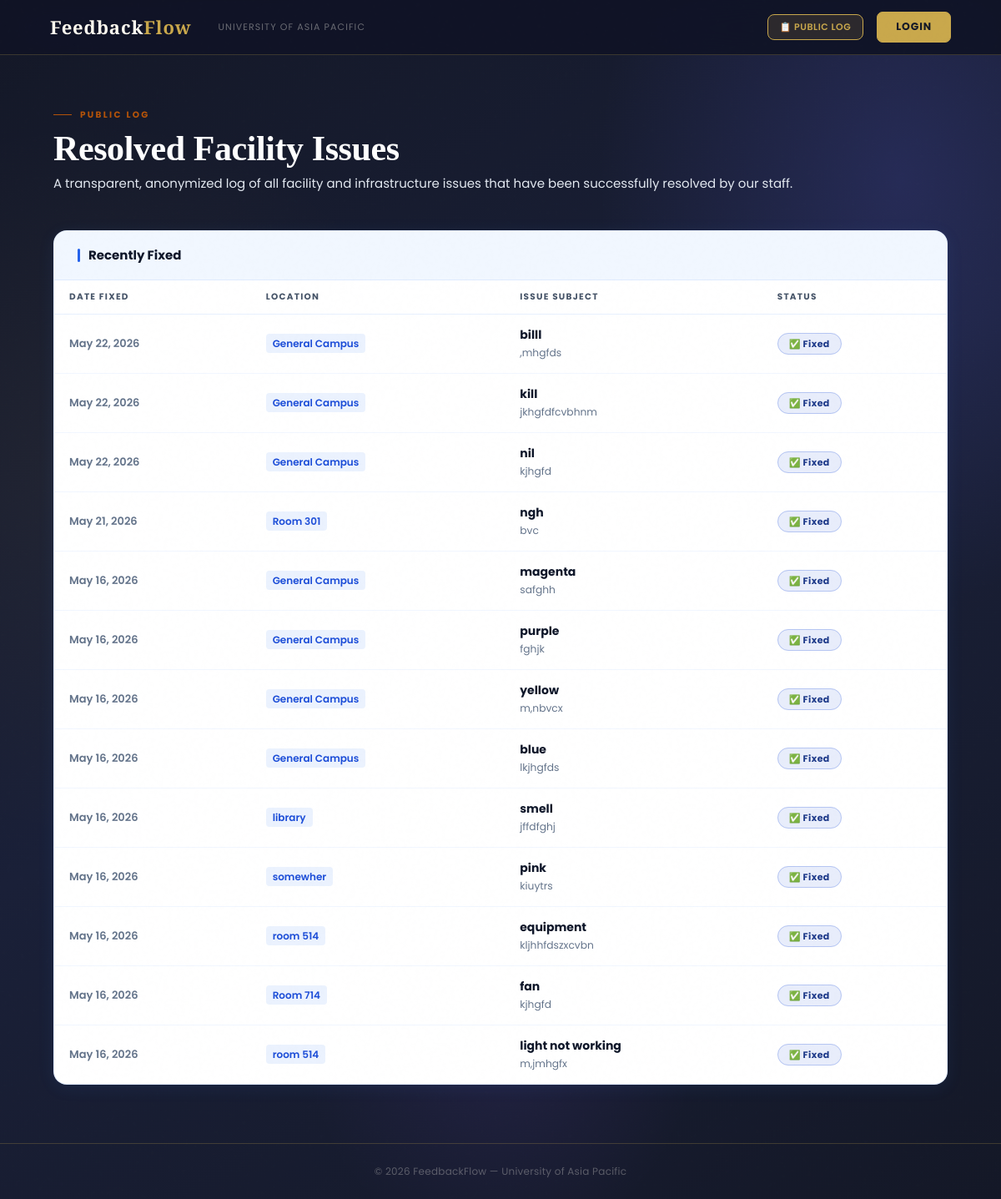
The page /complaints/public-log/ on the database its author committed.
### complaints/models.py (models this page shows, shortened)
class Complaint(models.Model):
    COMPLAINT_TYPE_CHOICES = (
        ('Faculty',  'Complaint about Faculty'),
        ('HOD',      'Complaint about HOD'),
        ('Staff',    'Complaint about Staff'),
        ('Facility', 'Facility Issue'),
        ('Advice',   'General Advice'),
        ('Opinion',  'Suggestion'),
    )
    STATUS_CHOICES = (
        ('Pending',             'Pending Review'),
        ('Under Investigation', 'Under Investigation'),
        ('Findings Submitted',  'Findings Submitted'),
        ('Resolved',            'Resolved'),
        ('Escalated',           'Escalated to Higher Authority'),
    )
    PRIORITY_CHOICES = (
        ('Low',    'Low'),
        ('Medium', 'Medium'),
        ('High',   'High'),
        ('Urgent', 'Urgent'),
    )
    student             = models.ForeignKey(settings.AUTH_USER_MODEL, on_delete=models.CASCADE, related_name='complaints_submitted')
    complaint_type      = models.CharField(max_length=20, choices=COMPLAINT_TYPE_CHOICES)
    resolution_deadline = models.DateField(null=True, blank=True, help_text='Deadline for resolving this complaint')
    subject             = models.CharField(max_length=200)
    description         = models.TextField()
    faculty_concerned   = models.ForeignKey(
        settings.AUTH_USER_MODEL, on_delete=models.SET_NULL,
        null=True, blank=True, related_name='complaints_against',
        limit_choices_to={'role__in': ['Faculty', 'HOD', 'Staff']}
    )
    location          = models.CharField(max_length=200, blank=True, null=True)
    status            = models.CharField(max_length=30, choices=STATUS_CHOICES, default='Pending')
    priority          = models.CharField(max_length=10, choices=PRIORITY_CHOICES, default='Medium')
    assigned_to       = models.ForeignKey(settings.AUTH_USER_MODEL, on_delete=models.SET_NULL, null=True, blank=True, related_name='complaints_assigned')
    is_anonymous      = models.BooleanField(default=False)
    final_action_note = models.TextField(blank=True, null=True)
    submitted_at      = models.DateTimeField(auto_now_add=True)
    updated_at        = models.DateTimeField(auto_now=True)
    resolved_at       = models.DateTimeField(null=True, blank=True)
    tracking_id       = models.CharField(max_length=20, unique=True, editable=False)
    class Meta:
        ordering        = ['-submitted_at']
        verbose_name    = 'Complaint'
        verbose_name_plural = 'Complaints'

### complaints/views.py (the view)
# urls.py: path('public-log/', views.public_log, name='public_log'),
def public_log(request):
    type_filter = request.GET.get('type', '')
    complaints  = Complaint.objects.filter(status='Resolved').order_by('-resolved_at')
    if type_filter:
        complaints = complaints.filter(complaint_type=type_filter)
    complaints = complaints[:50]
    all_resolved = Complaint.objects.filter(status='Resolved')
    type_counts  = {
        'all':      all_resolved.count(),
        'Faculty':  all_resolved.filter(complaint_type='Faculty').count(),
        'HOD':      all_resolved.filter(complaint_type='HOD').count(),
        'Staff':    all_resolved.filter(complaint_type='Staff').count(),
        'Facility': all_resolved.filter(complaint_type='Facility').count(),
        'Advice':   all_resolved.filter(complaint_type='Advice').count(),
        'Opinion':  all_resolved.filter(complaint_type='Opinion').count(),
    }
    context = {
        'complaints':  complaints,
        'type_filter': type_filter,
        'type_counts': type_counts,
        'page_title':  'Public Resolved Issues Log'
    }
    return render(request, 'complaints/public_log.html', context)

### users/context_processors.py (called while the page is built, shortened)
def notifications_count(request):
    return {'unread_notifications_count': 0, 'active_announcements': []}

### complaints/templates/complaints/public_log.html (shortened to what this page needs)
{% extends 'users/dashboard_base.html' %}
{% block dash_content %}
<div class="container-fluid">
    <div class="page-header">
        <span class="page-eyebrow">Public Log</span>
        <h1 class="page-title" style="color: #ffffff !important;">Resolved Facility Issues</h1>
        <p class="page-sub" style="color: #e2e8f0 !important; font-size: 15px;">A transparent, anonymized log of all
            facility and infrastructure issues that have been successfully resolved by our staff.</p>
    </div>
    <div class="content-card">
        <div class="card-header-bar">
            <div class="card-header-title">Recently Fixed</div>
        </div>
        {% if complaints %}
        <div class="table-responsive">
            <table class="dtable">
                <thead>
                    <tr>
                        <th>Date Fixed</th>
                        <th>Location</th>
                        <th>Issue Subject</th>
                        <th>Status</th>
                    </tr>
                </thead>
                <tbody>
                    {% for complaint in complaints %}
                    <tr>
                        <td style="color:#64748b; font-weight:600; font-size:13px;">{{ complaint.resolved_at|date:"M d, Y" }}</td>
                        <td><span
                                style="background:rgba(59,130,246,.1); color:#1d4ed8; padding:3px 8px; border-radius:4px; font-size:12px; font-weight:600;">{{ complaint.location|default:"General Campus" }}</span></td>
                        <td>
                            <strong>{{ complaint.subject }}</strong><br>
                            <small style="color:#64748b;">{{ complaint.description|truncatewords:15 }}</small>
                        </td>
                        <td><span class="badge-resolved">✅ Fixed</span></td>
                    </tr>
                    {% endfor %}
                </tbody>
            </table>
        </div>
        {% else %}
        <div class="empty-state">
            <div class="empty-icon">✅</div>
            <h4 class="empty-title">No resolved issues yet</h4>
            <p class="empty-desc">When facility issues are resolved, they will appear here publicly without names.</p>
        </div>
        {% endif %}
    </div>
</div>
{% endblock %}

### rows shown on the page
Complaint: resolved_at "May 22, 2026", location "General Campus", subject "billl", description ",mhgfds"
Complaint: resolved_at "May 22, 2026", location "General Campus", subject "kill", description "jkhgfdfcvbhnm"
Complaint: resolved_at "May 22, 2026", location "General Campus", subject "nil", description "kjhgfd"
Complaint: resolved_at "May 21, 2026", location "Room 301", subject "ngh", description "bvc"
Complaint: resolved_at "May 16, 2026", location "General Campus", subject "magenta", description "safghh"
Complaint: resolved_at "May 16, 2026", location "General Campus", subject "purple", description "fghjk"
Complaint: resolved_at "May 16, 2026", location "General Campus", subject "yellow", description "m,nbvcx"
Complaint: resolved_at "May 16, 2026", location "General Campus", subject "blue", description "lkjhgfds"
Complaint: resolved_at "May 16, 2026", location "library", subject "smell", description "jffdfghj"
Complaint: resolved_at "May 16, 2026", location "somewher", subject "pink", description "kiuytrs"
Complaint: resolved_at "May 16, 2026", location "room 514", subject "equipment", description "kljhhfdszxcvbn"
Complaint: resolved_at "May 16, 2026", location "Room 714", subject "fan", description "kjhgfd"
Complaint: resolved_at "May 16, 2026", location "room 514", subject "light not working", description "m,jmhgfx"
